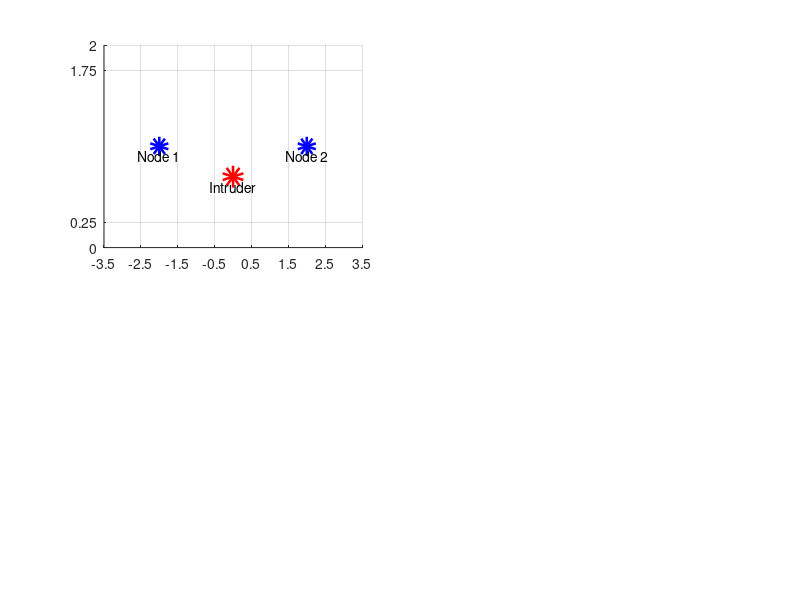

Source code (MATLAB): (Note: this script raises an error after producing the figure.)
%/*
%  FILE: severity_analysis.m
%  VERSION: 1.0.1
%  TEST DATE: 14 April 2023
%  DATE: 15 April 2023
%  PROJECT: Distributed Fence Monitor Capstone
%  AUTHORS: Briellyn Braithwaite
%  DESCRIPTION: Collected fence climbing data using dfm_recv.m. Processing
%               and producing graphs in this file.
%*/

% Data from a variety of people and methods, including sneaky and
% on-the-pole
% Zapata did not like this
%%
clearvars
close all
format longg

figure,

%% Between units
trial = 1:4;
u1 = [7 5 6 10];
u2 = [3 4 5 3];

% Build the fence
subplot(2,2,1), hold on
xlim([-3.5 3.5])
xticks(sort([-3.5:1:3.5]))
ylim([0 2])
yticks([0 0.25 1.75 2])
grid on
% place the nodes
plot([-2 2], [1 1], 'bo', 'linewidth', 8)
text(-2, 0.9, 'Node 1', 'HorizontalAlignment', 'center')
text(2, 0.9, 'Node 2', 'HorizontalAlignment', 'center')
% place the Intruder
plot(0, 0.7, 'ro', 'linewidth', 10)
text(0, 0.6, 'Intruder', 'HorizontalAlignment', 'center')
% place data
text(-2, 1.5, ["Severity" string(u1)], 'HorizontalAlignment', 'center')
text(2, 1.5, ["Severity" string(u2)], 'HorizontalAlignment', 'center')
% formatting
xticklabels([])
yticklabels([])
title('Intruder Climbs Between Nodes')

%% On top of unit
trial = 1:3;
u1 = [15 15 15];
u2 = [0 0 0];

% Build the fence
subplot(2,2,2), hold on
xlim([-3.5 3.5])
xticks(sort([-3.5:1:3.5]))
ylim([0 2])
yticks([0 0.25 1.75 2])
grid on
% place the nodes
plot([-2 2], [1 1], 'bo', 'linewidth', 8)
text(-2, 0.9, 'Node 1', 'HorizontalAlignment', 'center')
text(2, 0.9, 'Node 2', 'HorizontalAlignment', 'center')
% place the Intruder
plot(-2, 0.7, 'ro', 'linewidth', 10)
text(-2, 0.6, 'Intruder', 'HorizontalAlignment', 'center')
% place data
text(-2, 1.5, ["Severity" string(u1)], 'HorizontalAlignment', 'center')
text(2, 1.5, ["Severity" string(u2)], 'HorizontalAlignment', 'center')
% formatting
xticklabels([])
yticklabels([])
title('Intruder Climbs Directly on Node')

%% One-away from 1, between
trial = 1:3;
u1 = [7 11 12];
u2 = [0 3 2];

% Build the fence
subplot(2,2,3), hold on
xlim([-3.5 3.5])
xticks(sort([-3.5:1:3.5]))
ylim([0 2])
yticks([0 0.25 1.75 2])
grid on
% place the nodes
plot([-2 2], [1 1], 'bo', 'linewidth', 8)
text(-2, 0.9, 'Node 1', 'HorizontalAlignment', 'center')
text(2, 0.9, 'Node 2', 'HorizontalAlignment', 'center')
% place the Intruder
plot(-1, 0.7, 'ro', 'linewidth', 10)
text(-1, 0.6, 'Intruder', 'HorizontalAlignment', 'center')
% place data
text(-2, 1.5, ["Severity" string(u1)], 'HorizontalAlignment', 'center')
text(2, 1.5, ["Severity" string(u2)], 'HorizontalAlignment', 'center')
% formatting
xticklabels([])
yticklabels([])
title('Intruder Climbs Closer to Node 1')

%% One-away from 2, between
trial = 1:3;
u1 = [3 6 0];
u2 = [4 5 9];

% Build the fence
subplot(2,2,4), hold on
xlim([-3.5 3.5])
xticks(sort([-3.5:1:3.5]))
ylim([0 2])
yticks([0 0.25 1.75 2])
grid on
% place the nodes
plot([-2 2], [1 1], 'bo', 'linewidth', 8)
text(-2, 0.9, 'Node 1', 'HorizontalAlignment', 'center')
text(2, 0.9, 'Node 2', 'HorizontalAlignment', 'center')
% place the Intruder
plot(1, 0.7, 'ro', 'linewidth', 10)
text(1, 0.6, 'Intruder', 'HorizontalAlignment', 'center')
% place data
text(-2, 1.5, ["Severity" string(u1)], 'HorizontalAlignment', 'center')
text(2, 1.5, ["Severity" string(u2)], 'HorizontalAlignment', 'center')
% formatting
xticklabels([])
yticklabels([])
title('Intruder Climbs Closer to Node 2')
